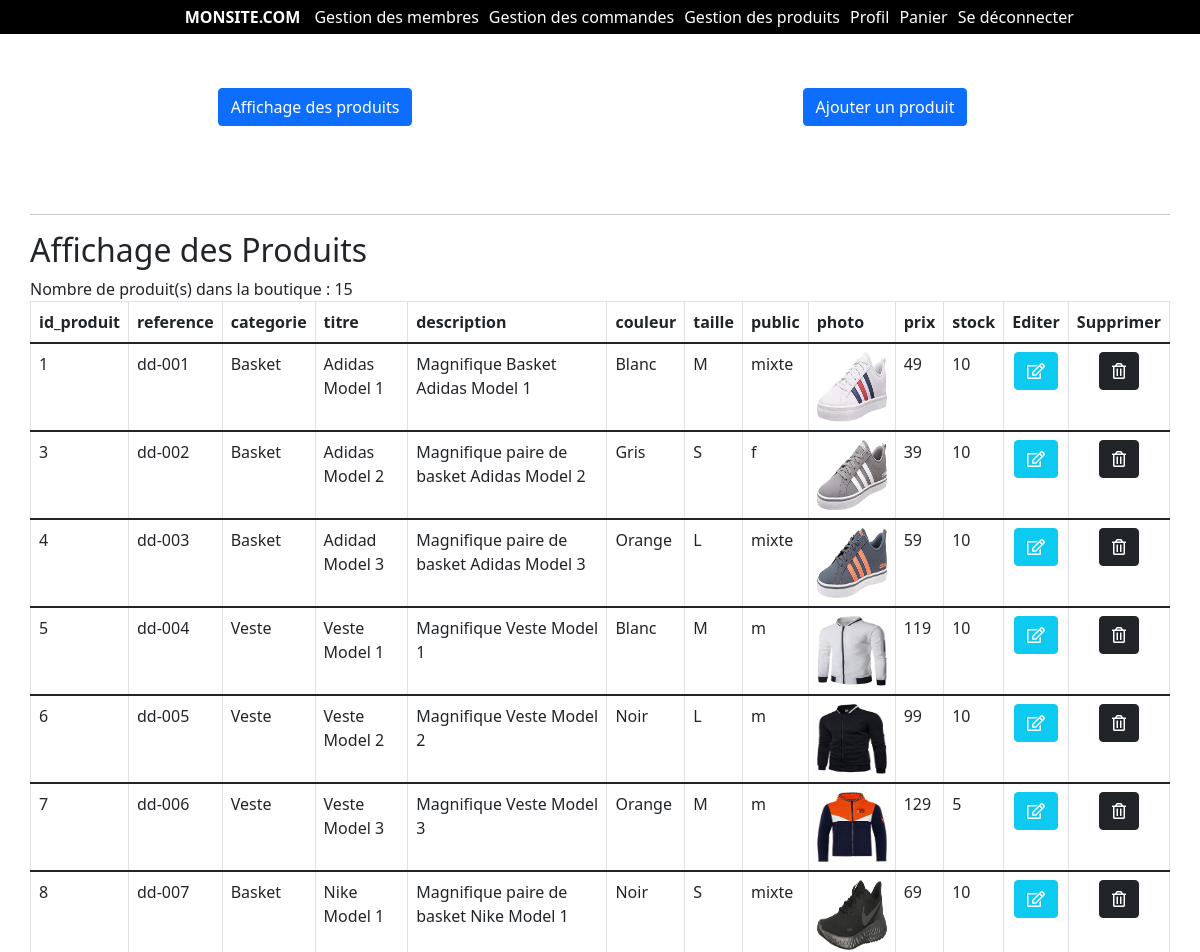
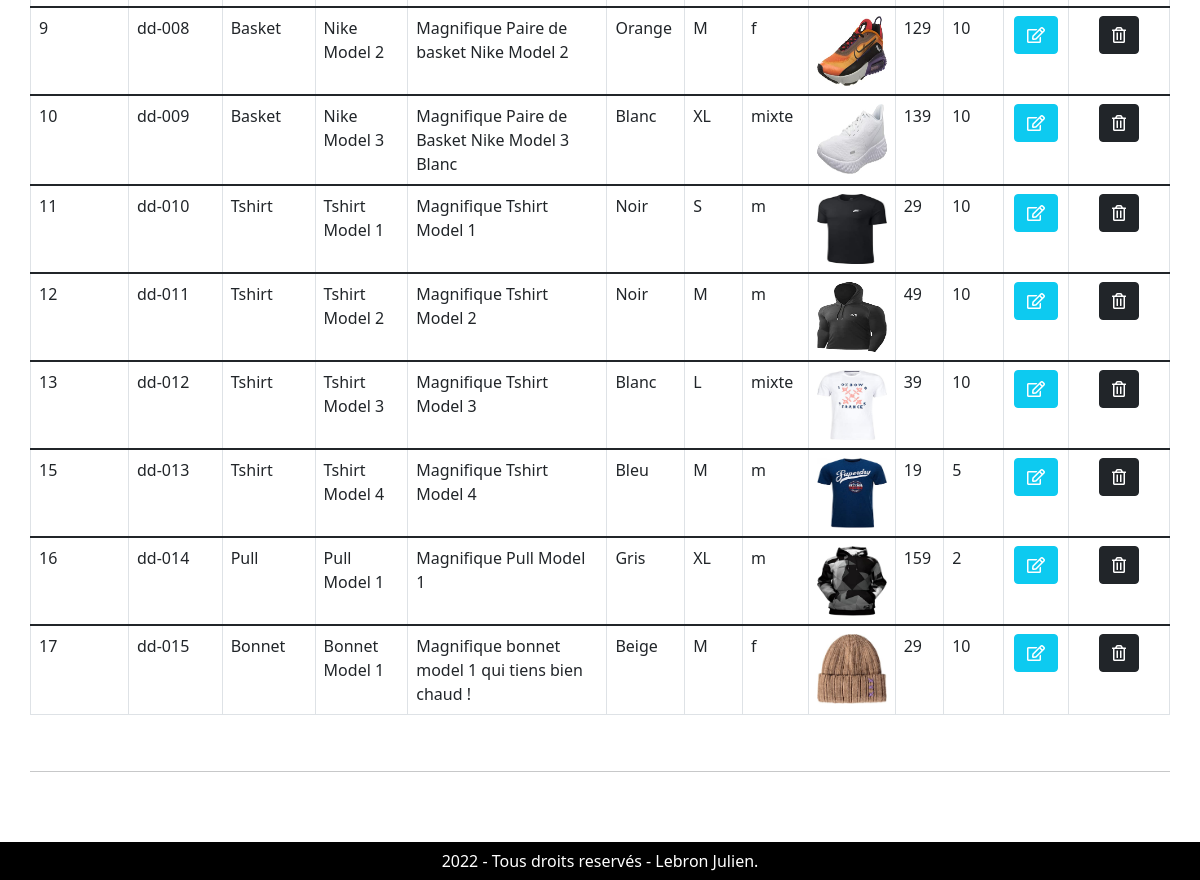
The app's page /admin/gestion_boutique.php?action=affichage (signed in) with its own data (2 pictures, top to bottom).
### tables this page shows
CREATE TABLE `produit` (
  `id_produit` int(3) NOT NULL,
  `reference` varchar(20) NOT NULL,
  `categorie` varchar(20) NOT NULL,
  `titre` varchar(100) NOT NULL,
  `description` text NOT NULL,
  `couleur` varchar(20) NOT NULL,
  `taille` varchar(5) NOT NULL,
  `public` enum('m','f','mixte') NOT NULL,
  `photo` varchar(250) NOT NULL,
  `prix` int(3) NOT NULL,
  `stock` int(3) NOT NULL
);

### inc/fonction.inc.php (called while the page is built, shortened)
<?php
function executeRequete($req)
{
    global $mysqli;
    $resultat = $mysqli->query($req);
    return $resultat;
}

### inc/init.inc.php (called while the page is built, shortened)
<?php
$mysqli = new mysqli("localhost", "root", "", "site");
$contenu = '';
require_once "fonction.inc.php";

### admin/gestion_boutique.php (the view, shortened to what this page needs)
<?php
require_once "../inc/init.inc.php";
$contenu .= '<div class="container my-4"><div class="row text-center"><div class="col-md-6"><button type="button" class="btn btn-primary"><a href="?action=affichage">Affichage des produits</a></button></div><br>';
$contenu .= '<div class="col-md-6"><button type="button" class="btn btn-primary"><a href="?action=ajout">Ajouter un produit</a></button></div></div></div><br><br><hr>';
if(isset($_GET['action']) && $_GET['action'] == "affichage")
{
    $resultat = executeRequete("SELECT * FROM produit");
    $contenu .= '<h2>Affichage des Produits</h2>';
    $contenu .= 'Nombre de produit(s) dans la boutique : ' . $resultat->num_rows;
    $contenu .= '<table class="table table-bordered"><thead><tr>';
    while($colonne = $resultat->fetch_field())
    {
        $contenu .= '<th>' . $colonne->name . '</th>';
    }
    $contenu .= '<th>Editer</th>';
    $contenu .= '<th>Supprimer</th>';
    $contenu .= '</tr></thead>';
    while($ligne = $resultat->fetch_assoc())
    {
        $contenu .= '<tbody><tr>';
        foreach($ligne AS $indice => $information)
        {
            if($indice == "photo")
            {
                $contenu .= '<td><img src="' . $information . '" width="70" height="70"></td>';
            }
            else
            {
                $contenu .= '<td>' . $information . '</td>';
            }
        }
        $contenu .= '<td class="text-center"><button class="btn btn-info"><a href="?action=modification&id_produit=' . $ligne['id_produit'] . '"><i class="far fa-edit"></i></a></button></td>';
        $contenu .= '<td class="text-center"><button class="btn btn-dark"><a href="?action=suppression&id_produit=' . $ligne['id_produit'] . '"Onclick="return(confirm(\'Vous êtes sur le point de supprimer ce produit. En êtes vous certain ?\'));"><i class="far fa-trash-alt"></i></a></button></td>';
        $contenu .= '</tr>';
    }
    $contenu .= '</tbody></table><br><hr><br>';
}
require_once "../inc/haut.inc.php";
echo $contenu;
require_once "../inc/bas.inc.php";
?>

### inc/css/style.css (style rules this page uses)
* { margin: 0; }
a { text-decoration: none; color: #000; }
button a { color: #fff; }

### records on screen
produit: id_produit "1", reference "dd-001", categorie "Basket", titre "Adidas Model 1", description "Magnifique Basket Adidas Model 1", couleur "Blanc", taille "M", public "mixte", photo (picture), prix "49", stock "10"
produit: id_produit "3", reference "dd-002", categorie "Basket", titre "Adidas Model 2", description "Magnifique paire de basket Adidas Model 2", couleur "Gris", taille "S", public "f", photo (picture), prix "39", stock "10"
produit: id_produit "4", reference "dd-003", categorie "Basket", titre "Adidad Model 3", description "Magnifique paire de basket Adidas Model 3", couleur "Orange", taille "L", public "mixte", photo (picture), prix "59", stock "10"
produit: id_produit "5", reference "dd-004", categorie "Veste", titre "Veste Model 1", description "Magnifique Veste Model 1", couleur "Blanc", taille "M", public "m", photo (picture), prix "119", stock "10"
produit: id_produit "6", reference "dd-005", categorie "Veste", titre "Veste Model 2", description "Magnifique Veste Model 2", couleur "Noir", taille "L", public "m", photo (picture), prix "99", stock "10"
produit: id_produit "7", reference "dd-006", categorie "Veste", titre "Veste Model 3", description "Magnifique Veste Model 3", couleur "Orange", taille "M", public "m", photo (picture), prix "129", stock "5"
produit: id_produit "8", reference "dd-007", categorie "Basket", titre "Nike Model 1", description "Magnifique paire de basket Nike Model 1", couleur "Noir", taille "S", public "mixte", photo (picture), prix "69", stock "10"
produit: id_produit "9", reference "dd-008", categorie "Basket", titre "Nike Model 2", description "Magnifique Paire de basket Nike Model 2", couleur "Orange", taille "M", public "f", photo (picture), prix "129", stock "10"
produit: id_produit "10", reference "dd-009", categorie "Basket", titre "Nike Model 3", description "Magnifique Paire de Basket Nike Model 3 Blanc", couleur "Blanc", taille "XL", public "mixte", photo (picture), prix "139", stock "10"
produit: id_produit "11", reference "dd-010", categorie "Tshirt", titre "Tshirt Model 1", description "Magnifique Tshirt Model 1", couleur "Noir", taille "S", public "m", photo (picture), prix "29", stock "10"
produit: id_produit "12", reference "dd-011", categorie "Tshirt", titre "Tshirt Model 2", description "Magnifique Tshirt Model 2", couleur "Noir", taille "M", public "m", photo (picture), prix "49", stock "10"
produit: id_produit "13", reference "dd-012", categorie "Tshirt", titre "Tshirt Model 3", description "Magnifique Tshirt Model 3", couleur "Blanc", taille "L", public "mixte", photo (picture), prix "39", stock "10"
produit: id_produit "15", reference "dd-013", categorie "Tshirt", titre "Tshirt Model 4", description "Magnifique Tshirt Model 4", couleur "Bleu", taille "M", public "m", photo (picture), prix "19", stock "5"
produit: id_produit "16", reference "dd-014", categorie "Pull", titre "Pull Model 1", description "Magnifique Pull Model 1", couleur "Gris", taille "XL", public "m", photo (picture), prix "159", stock "2"
produit: id_produit "17", reference "dd-015", categorie "Bonnet", titre "Bonnet Model 1", description "Magnifique bonnet model 1 qui tiens bien chaud !", couleur "Beige", taille "M", public "f", photo (picture), prix "29", stock "10"

### other values on screen
$colonne->name "id_produit"
$colonne->name "reference"
$colonne->name "categorie"
$colonne->name "titre"
$colonne->name "description"
$colonne->name "couleur"
$colonne->name "taille"
$colonne->name "public"
$colonne->name "photo"
$colonne->name "prix"
$colonne->name "stock"
